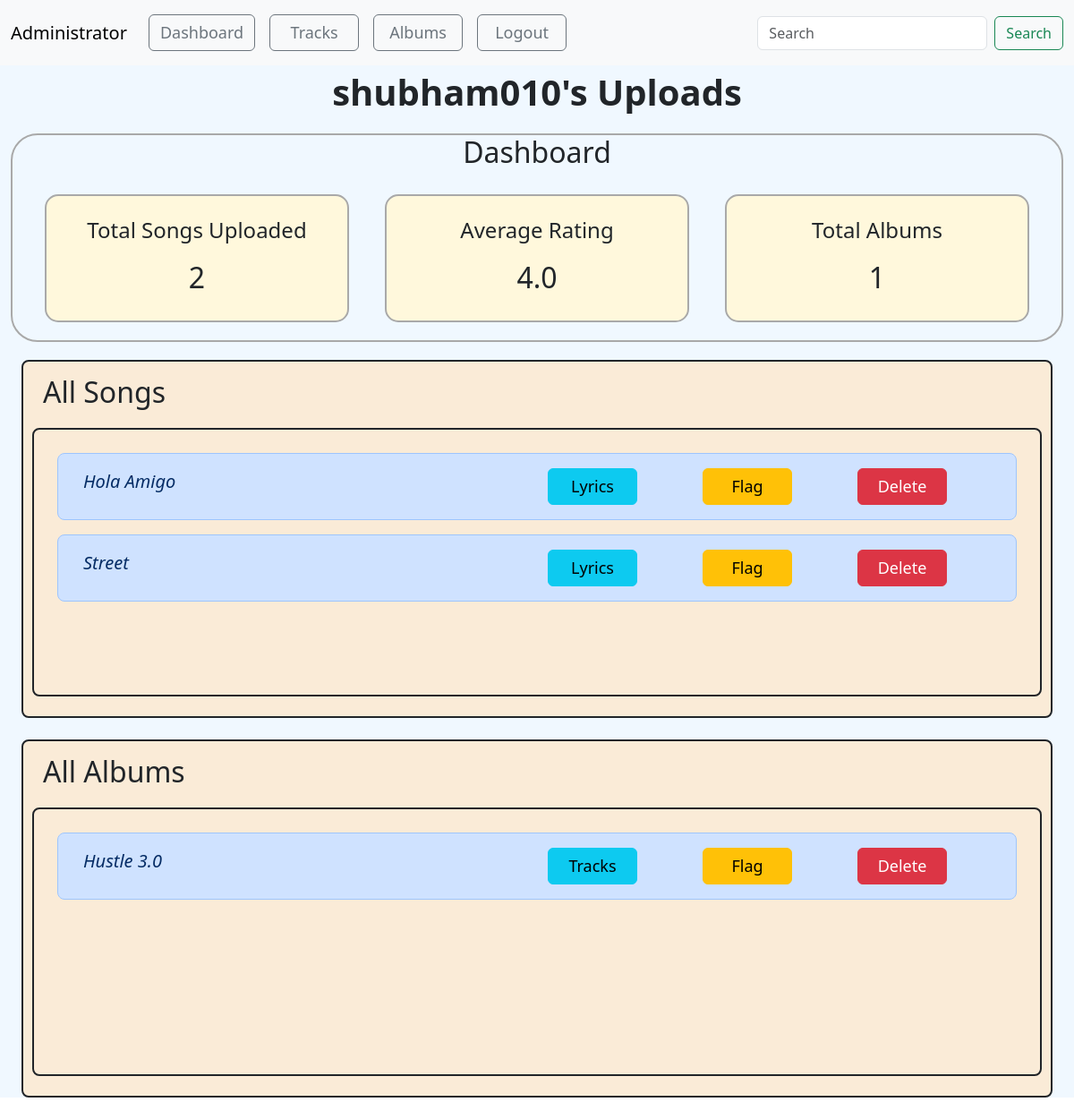
The app's page /creator_uploads/1/1, older data.
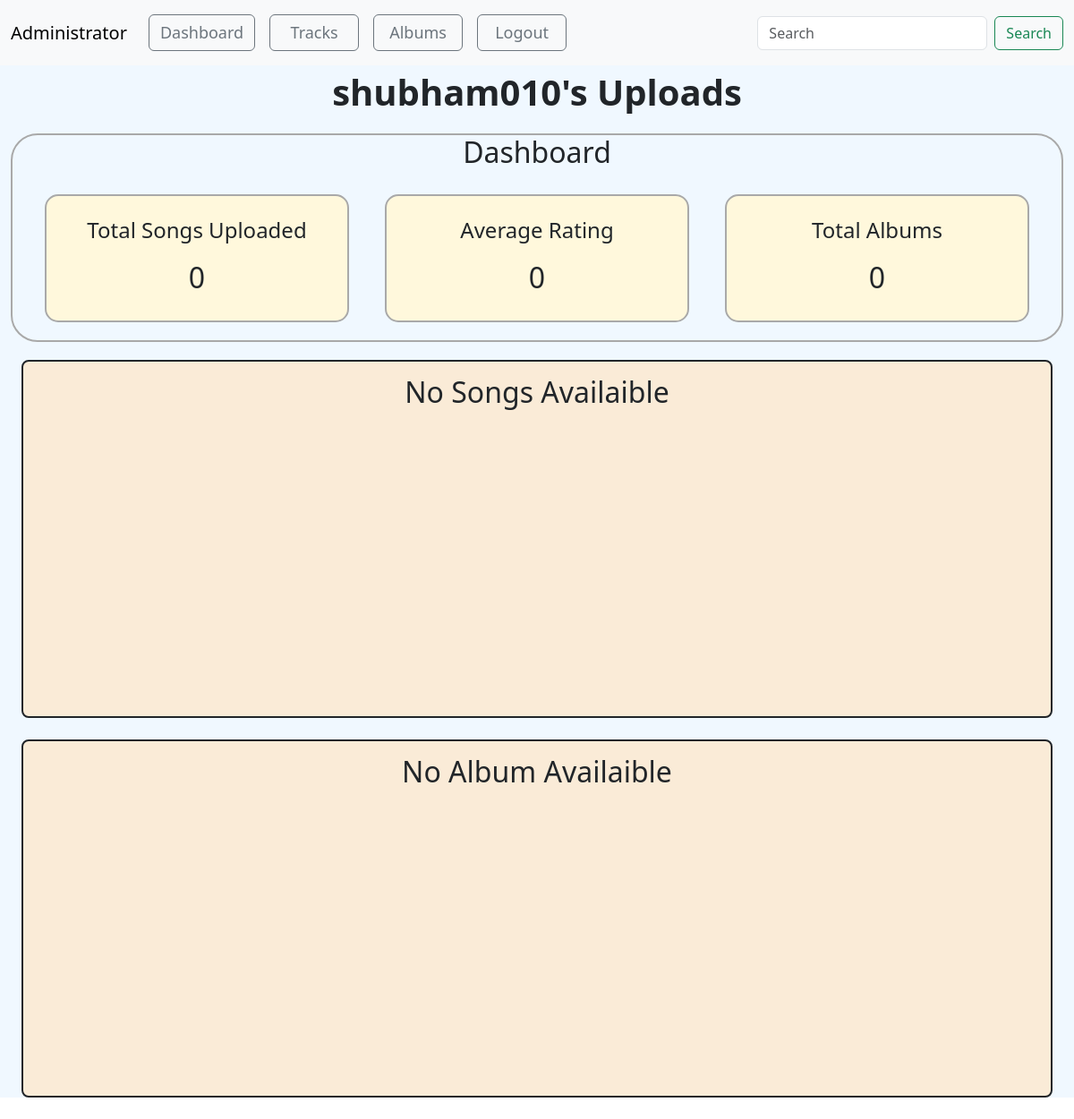
The same page, newer data.
### model1.py (models this page shows, shortened)
class User(db.Model):
    user_id = db.Column(db.Integer(), primary_key=True)
    username = db.Column(db.String(80), nullable=False, unique=True)
    email = db.Column(db.String(120), unique=True, nullable=False)
    password = db.Column(db.String(255), nullable=False)
    user_role_name = db.Column(db.String(20), nullable=False ,default="general_user")
    user_role_id = db.Column(db.Integer(), default=0, nullable=False) #(for normal user = 0 ; for creator = 1 )
    isloggedin = db.Column(db.Boolean(),default=False,nullable=False)
    user_flag = db.Column(db.Boolean,default=False)

class Song(db.Model):
    song_id = db.Column(db.Integer, primary_key=True)
    song_name = db.Column(db.String(100), nullable=False)
    song_artist = db.Column(db.String(100))
    song_language = db.Column(db.String(30))
    song_genre = db.Column(db.String(50))
    song_lyrics = db.Column(db.Text())   # variable string size
    song_duration = db.Column(db.Integer)  # in seconds
    release_date = db.Column(db.String(20))
    creator_id = db.Column(db.Integer, db.ForeignKey("user.user_id"), nullable=False)
    album_id = db.Column(db.Integer, db.ForeignKey("album.album_id") ,default=None)
    song_path = db.Column(db.String(255),default=None)
    song_thumbnail = db.Column(db.String(255),default=None)
    song_play_count = db.Column(db.Integer, default=0)
    song_flag = db.Column(db.Boolean,default=False)
    song_avg_rating = db.Column(db.Float(), default=0) # included later during devlopement
    creator = db.relationship("User", backref="songs")
    ratings= db.relationship("Rating",backref="song",cascade="all, delete")
    playlists = db.relationship("Playlist_Songs",backref="song",cascade="all, delete")

class Album(db.Model):
    album_id = db.Column(db.Integer, primary_key=True)
    album_name = db.Column(db.String(100), nullable=False)
    album_genre = db.Column(db.String(50))
    album_artist = db.Column(db.String(100))
    creator_id = db.Column(db.Integer, db.ForeignKey("user.user_id"))
    album_thumbnail = db.Column(db.String(255))
    album_flag = db.Column(db.Boolean,default=False)
    songs = db.relationship("Song", backref="albums",cascade="all, delete")
    creator = db.relationship("User", backref="albums")

### app.py (the view)
@app.route("/creator_uploads/<int:a_id>/<int:c_id>")
def creator_uploads(a_id,c_id):
    user = User.query.get(c_id)
    admin = Admin.query.get(a_id)
    songs = Song.query.filter(Song.creator_id==c_id).all()
    albums = Album.query.filter(Album.creator_id==c_id).all()
    avg_rating=0
    sum_ratings=0
    if songs:
        for song in songs :
            sum_ratings += song.song_avg_rating
        avg_rating=round(sum_ratings/len(songs),1)
    return render_template("admin_creator_uploads.html",songs =songs,albums=albums , admin=admin,creator=user ,avg_rating=avg_rating)

### app.py (called while the page is built)
@app.context_processor
def search_processor():
    return {'searched': request.form.get("searched")}

### templates/admin_creator_uploads.html (shortened to what this page needs)
<!doctype html>
<html lang="en">
<head>
    <link href="https://cdn.jsdelivr.net/npm/bootstrap@5.3.2/dist/css/bootstrap.min.css" rel="stylesheet"
>
</head>
<body>
    <nav class="navbar navbar-expand-lg bg-body-tertiary sticky-sm-top">
        <div class="container-fluid">
          <a class="navbar-brand" href="/admin_songs/{{admin.admin_id}}">Administrator</a>
          <div class="collapse navbar-collapse" id="navbarTogglerDemo02">
            <ul class="navbar-nav me-auto mb-2 mb-lg-0">
              <li class="nav-item">
                <a style="width: auto; margin:auto; font-size:large;" type="button" class="btn btn-outline-secondary m-2" href="/admin_home/{{admin.admin_id}}">Dashboard</a>
              </li>
              <li class="nav-item">
                <a style="width: 100px; font-size:large;" type="button" class="btn btn-outline-secondary m-2" href="/admin_songs/{{admin.admin_id}}">Tracks</a>
              </li>
              <li class="nav-item">
                <a style="width: 100px; font-size:large;" type="button" class=" btn btn-outline-secondary m-2" href="/admin_albums/{{admin.admin_id}}">Albums</a>
              </li>
              <li class="nav-item">
                <a style="width: 100px; font-size:large;" class=" btn btn-outline-secondary m-2" href="/admin_logout/{{admin.admin_id}}">Logout</a>
            </li>
            </ul>
            <form class="d-flex" role="search" action="/search_admin/{{admin.admin_id}}" method="post">
              <input class="form-control me-2" type="search" placeholder="Search" aria-label="Search" name="searched" >
              <button class="btn btn-outline-success" type="submit">Search</button>
            </form>
          </div>
        </div>
      </nav>
<div class="container-fluid songs albums min-vh-100">
    <header>
        <p class="heading fs-1 fw-semibold text-center">{{creator.username}}'s Uploads</p>
    </header>
    <div class="dashboard">
        <h2>Dashboard</h2>
        <div class="container text-center">
            <div class="row">
                <div class="col" id="dashboard-1">
                    <p style="font-size:x-large;">Total Songs Uploaded</p>
                    <h2>{{songs|length}}</h2>
                </div>
                <div class="col" id="dashboard-1">
                    <p style="font-size:x-large;">Average Rating</p>
                    <h2>{{avg_rating}}</h2>
                </div>
                <div class="col" id="dashboard-1">
                    <p style="font-size:x-large;">Total Albums </p>
                    <h2>{{albums|length}}</h2>
                </div>
            </div>
        </div>
    </div>
    <div class="container-fluid ">
        <div class="container-fluid border border border-2 rounded-3 border-dark mb-4 overflow-auto" id="songs" >
        {% if songs|length == 0 %}
        <p class="text-capitalize fs-2 text-center">No Songs Availaible</p>
        {% else %}
                <div class="container-fluid sticky-sm-top">
                    <p class="text-capitalize fs-2 ">all songs</p>
                </div>
                <div class="song container border border-2 rounded-3 border-dark m-auto overflow-auto">
                    {% for song in songs %}
                        <div class="row m-3 p-3 text-primary-emphasis bg-primary-subtle border border-primary-subtle rounded-3">
                            <div class="col-6 text-capitalize fs-5 fst-italic">{{song.song_name}}</div>
                            <div class="col"><a class="btn btn-info" href="/admin_song_lyrics/{{admin.admin_id}}/{{song.song_id}}" role="button" style="width: 100px; font-size:large;" >Lyrics</a></div>
                            {% if song.song_flag == false %}
                            <div class="col"><a class="btn btn-warning" href="/flag_song/{{admin.admin_id}}/{{song.song_id}}" role="button" style="width: 100px; font-size:large;">Flag</a></div>
                            {% else %}
                            <div class="col"><a class="btn btn-warning" href="/flag_song/{{admin.admin_id}}/{{song.song_id}}" role="button" style="width: 100px; font-size:large;">Unflag</a></div>
                            {% endif %}
                            <div class="col"><a class="btn btn-danger" href="/admin_delete_song/{{admin.admin_id}}/{{song.song_id}}" role="button" style="width: 100px; font-size:large;">Delete</a></div>
                        </div>
                    {% endfor %}
                </div>
                {% endif %}
            </div>
<div class="container-fluid border border border-2 rounded-3 border-dark mb-4 overflow-auto" id="albums" >
        {% if albums|length == 0 %}
        <p class="text-capitalize fs-2 text-center">No Album Availaible</p>
        {% else %}
                <div class="container-fluid sticky-sm-top">
                    <p class="text-capitalize fs-2 ">all albums</p>
                </div>
                <div class="album container border border-2 rounded-3 border-dark m-auto overflow-auto">
                    {% for album in albums %}
                        <div class="row m-3 p-3 text-primary-emphasis bg-primary-subtle border border-primary-subtle rounded-3">
                            <div class="col-6 text-capitalize fs-5 fst-italic">{{album.album_name}}</div>
                            <div class="col"><a class="btn btn-info" href="/admin_album_songs/{{admin.admin_id}}/{{album.album_id}}" role="button" style="width: 100px; font-size:large;" >Tracks</a></div>
                            {% if album.album_flag == false %}
                            <div class="col"><a class="btn btn-warning" href="/flag_album/{{admin.admin_id}}/{{album.album_id}}" role="button" style="width: 100px; font-size:large;">Flag</a></div>
                            {% else %}
                            <div class="col"><a class="btn btn-warning" href="/flag_album/{{admin.admin_id}}/{{album.album_id}}" role="button" style="width: 100px; font-size:large;">Unflag</a></div>
                            {% endif %}
                            <div class="col"><a class="btn btn-danger" href="/admin_delete_album/{{admin.admin_id}}/{{album.album_id}}" role="button" style="width: 100px; font-size:large;">Delete</a></div>
                        </div>
                    {% endfor %}
                </div>
            </div>
        {% endif %}
    </div>
</div>
</body>
</html>

### templates/admin_creator_uploads.html (style rules this page uses)
#songs { background-color: antiquewhite; padding: 10px; height: 400px; overflow: auto; }
.songs { background-color: aliceblue; }
#albums { background-color: antiquewhite; padding: 10px; height: 400px; overflow: auto; }
.albums { background-color: aliceblue; }
.dashboard { width: auto; border: 2px solid darkgray; border-radius: 30px; background-color: aliceblue; text-align: center; text-transform: capitalize; overflow: auto; margin-bottom: 20px; }
#dashboard-1 { width: 100px; background-color: cornsilk; border: 2px solid darkgray; margin: 20px; border-radius: 15px; padding: 20px; }

Row changes from the older to the newer data that the page shows:
removed Song: song_name "Hola Amigo", {{ admin.admin_id }} 1 (drawn)
removed Song: song_name "Street", {{ admin.admin_id }} 1 (drawn)
removed Album: album_name "Hustle 3.0", {{ admin.admin_id }} 1 (drawn)
Text that changed along with them:
{{ songs|length }}: "2" → "0"
{{ avg_rating }}: "4.0" → "0"
{{ albums|length }}: "1" → "0"
text no longer shown: "All Songs All Albums"
text now shown: "No Songs Availaible No Album Availaible"
